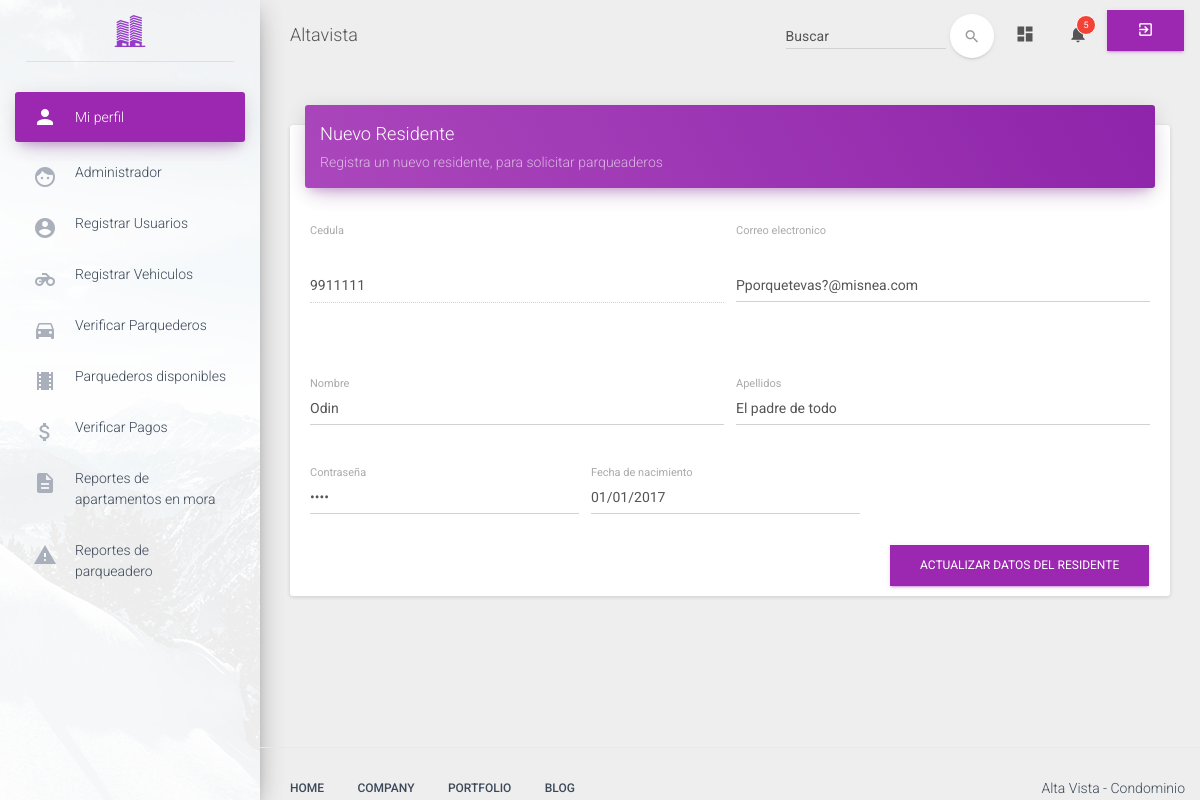
The app's page /view/app/administrador/editarUsuario.php?id=9911111, older data.
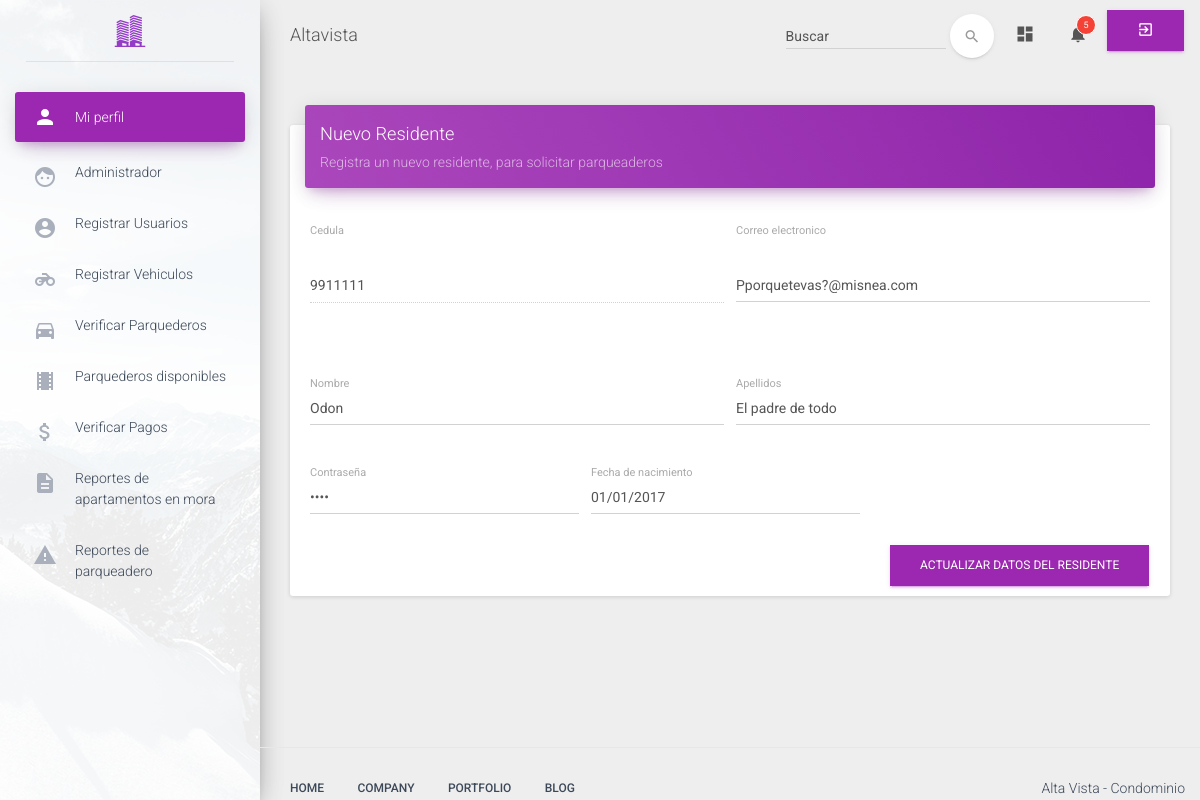
The same page, newer data.
### tables this page shows
CREATE TABLE `usuarios` (
  `cedula` int(11) NOT NULL,
  `nombre` varchar(20) NOT NULL,
  `apellido` varchar(20) NOT NULL,
  `fechaNacimiento` varchar(25) NOT NULL,
  `correo` varchar(30) DEFAULT NULL,
  `estado` varchar(10) NOT NULL DEFAULT 'Activo',
  `contraseña` varchar(20) NOT NULL,
  PRIMARY KEY (`cedula`)
);

### config/Conexion.php (called while the page is built)
<?php
class Conexion {
    public static function conectar() {
        try {
            $conexion = new PDO('mysql:host=localhost;dbname=altavista', 'root', '');
            $conexion->setAttribute(PDO::ATTR_ERRMODE, PDO::ERRMODE_EXCEPTION);
            $conexion->exec("SET CHARACTER SET UTF8");
        } catch (Exception $e) {
            die('Error no se pudo establecer la conexión') . $e->getMessage();
            echo "Linea" . $e->getLine();
        }
        return $conexion;
    }
}
?>

### view/app/administrador/editarUsuarioController.php (called while the page is built, shortened)
<?php
require_once(FOLDER_PROJECT . "/model/Usuario.php");
$user = new Usuario();
$ced = $_GET['id'];
$result = $user->consultarId($ced);

### model/Usuario.php (called while the page is built, shortened)
<?php
class Usuario {
    private $conexion;
    public function __CONSTRUCT() {
        require_once(FOLDER_PROJECT . '/config/Conexion.php');
        try {
            $this->conexion = Conexion::conectar();
        } catch (Exception $exc) {
            die($exc->getMessage());
        }
    }
    public function consultarId($id) {
        try {
            $sql = 'SELECT * FROM usuarios WHERE cedula = :ced';
            $consula = $this->conexion->prepare($sql);
            $consula->bindParam(':ced', $id);
            $consula->execute();
            $resul = $consula->fetchAll();
            return $resul;
        } catch (Exception $e) {
            echo $e->getTraceAsString();
            echo $e->getMessage();
        }
    }
}
?>

### view/app/administrador/editarUsuario.php (the view, shortened to what the changed rows need)
?><!doctype html>
<html lang="en">
    <head>
        <?php
        include(FOLDER_VIEW . "/template/head.php");
        include_once ("./editarUsuarioController.php");
        ?>
    </head>
    <body>
        <div class="wrapper">
            <div class="main-panel">
                <div class="content">
                    <div class="container-fluid">
                        <div class="row">
                            <div class="col-md-12">
                                <div class="card">
                                    <div class="card-content">
                                        <form  action="modificarUsuario.php" method="post">
                                            <div class="row">
                                                <div class="col-md-6">
                                                    <label class="control-label">Cedula</label>
                                                    <input type="number" name="c" id="c" class="form-control" value="<?php echo $result[0][0] ?>" disabled />
                                                </div>
                                                <div class="col-md-6">
                                                    <label class="control-label">Correo electronico</label>
                                                    <input type="email" name="email" id="email" class="form-control"  value="<?php echo $result[0][4] ?>" />
                                                </div>
                                            </div>
                                            <div class="row">
                                                <div class="col-md-6">
                                                    <div class="form-group label-floating">
                                                        <label class="control-label">Nombre</label>
                                                        <input type="text" name="nombres" id="nombres" maxlength="15" class="form-control"  value="<?php echo $result[0][1] ?>" />
                                                    </div>
                                                </div>
                                                <div class="col-md-6">
                                                    <div class="form-group label-floating">
                                                        <label class="control-label">Apellidos</label>
                                                        <input type="text" name="apellidos" id="apellidos" maxlength="15" class="form-control" value="<?php echo $result[0][2] ?>"  />
                                                    </div>
                                                </div>
                                            </div>
                                            <div class="row">
                                                <div class="col-md-4">
                                                    <div class="form-group label-floating">
                                                        <label class="control-label">Contraseña</label>
                                                        <input type="password" name="contrasena" id="contrasena"  class="form-control"  value="<?php echo $result[0][6] ?>"  />
                                                    </div>
                                                </div>
                                                <div class="col-md-4">
                                                    <div class="form-group label-floating">
                                                        <label class="control-label">Fecha de nacimiento</label>
                                                        <input type="text" name="fecha" id="fecha" maxlength="10" minlength="1" class="form-control"   value="<?php echo $result[0][3] ?>"  >
                                                    </div>
                                                </div>
                                            </div>
                                        </form>
                                    </div>
                                </div>
                            </div>
                        </div>
                    </div>
                </div>
            </div>
        </div>
    </body>
</html>

Row changes from the older to the newer data that the page shows:
changed usuarios "Pporquetevas?@misnea.com": nombres "Odin" → "Odon"
